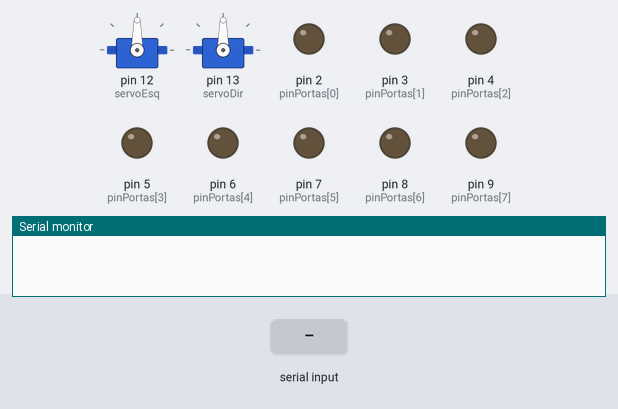
Simulated run of this sketch. Board: Arduino Uno, built with avr-gcc and run on an emulated ATmega328P. Shown: 2 × servo, output pins drawn as LEDs (lit = HIGH), the last lines printed to the serial monitor. Inputs (shaded band) come from the test bench.

Above: at 1.2 s.
1.3 s: "1" received over the second serial link
At 2.6 s:
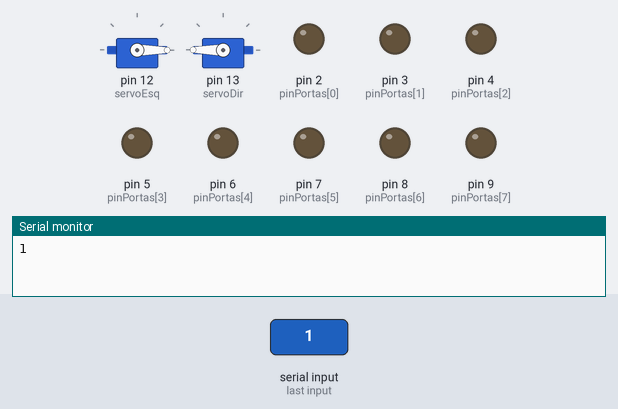
Timing chart, 0 to 4.3 s (numbered marks = the images above; inputs shaded):
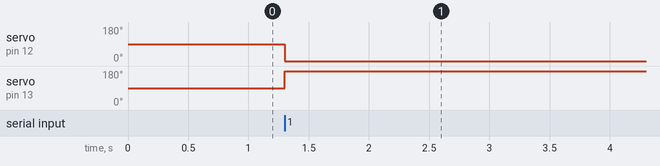

Measured:
- after the input at 1.3 s, servo on pin 12 (servoEsq): 90° → 0° at once; servo on pin 13 (servoDir): 90° → 180° at once

The sketch:

TesteServoMotor.ino
```cpp
/*
 * Inclusão de blibiotecas
 */

// Biblioteca bluthu para comunicação
#include  <SoftwareSerial.h>
// Biblioteca para o controle de rotação dos motores
#include <Servo.h>

SoftwareSerial serial1(8, 7); // RX , TX
int pinPortas[8] = {2,3,4,5,6,7,8,9};

Servo servoEsq;  // create servo object to control a servo
Servo servoDir;  // create servo object to control a servo

void setup() {
  // put your setup code here, to run once:
  serial1.begin(9600);
  Serial.begin(9600);

  servoEsq.attach(12);  // attaches the servo on pin 9 to the servo object
  servoDir.attach(13);  // attaches the servo on pin 9 to the servo object

  for (int np=0; np < 8; np++) {
    pinMode(pinPortas[np], OUTPUT);

    byte byteEnviar = np + 1; //
    byteEnviar = bitSet(bitSet(byteEnviar, 6), 5);
    serial1.println(byteEnviar);
  }
}

void loop() {
  // put your main code here, to run repeatedly:
  if (serial1.available()) {
    char byteRecebido = (char)serial1.read();

    Serial.println(byteRecebido);

      if (byteRecebido = 'F') {
          servoEsq.write(180);
          servoDir.write(-180);
      }

      if (byteRecebido = 'T') {
          servoEsq.write(-180);
          servoDir.write(180);
      }
    }
}
```
